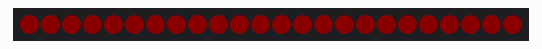
Recording of a sketch running on a simulated Arduino Uno, built with avr-gcc and run on an emulated ATmega328P. Shown: 24 RGB LEDs in strip order, left to right. Dim RGB values are drawn brighter than linear.

Above: at 0.1 s.
At 1.1 s:
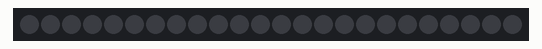

The sketch:

coderdojo_pixels_ring_4.ino
```cpp
#include <Adafruit_NeoPixel.h>

// Vaste waarden om het programma leesbaarder te maken. Daarvoor gebruiken we #define ...

// Arduino Uno, bordselectie: 'Arduino Uno'
// #define PIXEL_PIN 11  // ESP32 DEV module pin pixels

// ESP32 DEV module, bordselectie: 'ESP32 DEV module'
// #define PIXEL_PIN 13  // ESP32 DEV module pin pixels

// ESP32 C3 Super Mini (Plus), bordselectie: 'Nologo ESPC3 Super Mini'
#define PIXEL_PIN 0  // ESP32 C3 Super Mini (Plus) pin pixels

#define AANTAL_PIXELS 24  // Pas dit aan voor het aantal pixels dat jij op jouw pixelring hebt. 8, 12, 16 of 24.

// Dit zijn de codes om kleuren te kiezen voor de pixel, meer uitleg komt later.
#define KLEUR_ROOD 0xFF0000   // Rood
#define KLEUR_GROEN 0x00FF00  // Groen
#define KLEUR_BLAUW 0x0000FF  // Blauw

#define PIXEL_HELDERHEID 10  // Pas hier de helderheid aan van de pixels. 0 is donker tot 255 is helder.

// Hier bepaal je het aantal pixels, welke pin aansluiting, welk type pixels.
Adafruit_NeoPixel pixels(AANTAL_PIXELS, PIXEL_PIN, NEO_GRB + NEO_KHZ800);

// Alles klaar zetten
void setup() {
  // De pixels klaarmaken voor gebruik
  pixels.begin();                          // initialisatie pixels
  pixels.setBrightness(PIXEL_HELDERHEID);  // Helderheid aanpassen van 0 (donker) tot 255 (helder)
}

// Hoofdlus
void loop() {
  // Zet alle pixels op rood
  for (int i = 0; i < AANTAL_PIXELS; i++)
    pixels.setPixelColor(i, KLEUR_ROOD);
  /*
  Ziet dat er ingewikkeld uit? Meer uitleg:
  - Wat wil je doen?
    Je wilt alle pixels één voor één rood maken.
    Maar je hebt er bijvoorbeeld 8, 16 of 64 — dat zijn er wel veel om apart op te schrijven.
  - De for-herhaling helpt daarbij ('for' is Engels en betekent 'voor')
    For zorgt ervoor dat de computer iets steeds opnieuw doet, zolang een bepaalde regel geldt.
  - Wat gebeurt er?
    int i = 0; → we beginnen bij pixel nummer 0 (de eerste pixel).
    i < AANTAL_PIXELS; → zolang i kleiner is dan het totaal aantal pixels, blijft de herhaling doorgaan.
  - i++; → na elke ronde wordt i één groter (dus eerst 0, dan 1, dan 2, enzovoort).
    Je kan het ook schrijven als i = i + 1, maar i++ is korter.

  Wat gebeurt er binnen de herhaling?
  - De pixel met nummer i krijgt de kleur rood.
  - Dus eerst pixel 0, dan pixel 1, enzovoort. Totdat alle pixels rood zijn.

  In mensentaal:
  - De computer telt van 0 tot de laatste pixel en maakt elke pixel rood.
  */
  // Toon de pixels
  pixels.show();
  // Wacht 1 seconde (= 1000 milliseconden)
  delay(1000);
  // Alle pixels uit
  pixels.clear();
  // Toon nu de gedoofde pixels
  pixels.show();
  // Eén seconde wachten
  delay(1000);

  /*
  Dit is al heel wat leuker, we gaan nu weer wat meer kleur toevoegen.
  Vul de sketch aan dat zodat de leds niet meer uit gaan, maar telkens oplichten in de volgorde:
  - Eén seconde lang rood
  - Twee seconden lang groen
  - Drie seconden lang blauw
  - En weer terug naar het begin van de lus.
  */
}
```

Measured:
- what the display in image 1 shows lasts 1.0 s, from 1.0 s to 2.0 s
